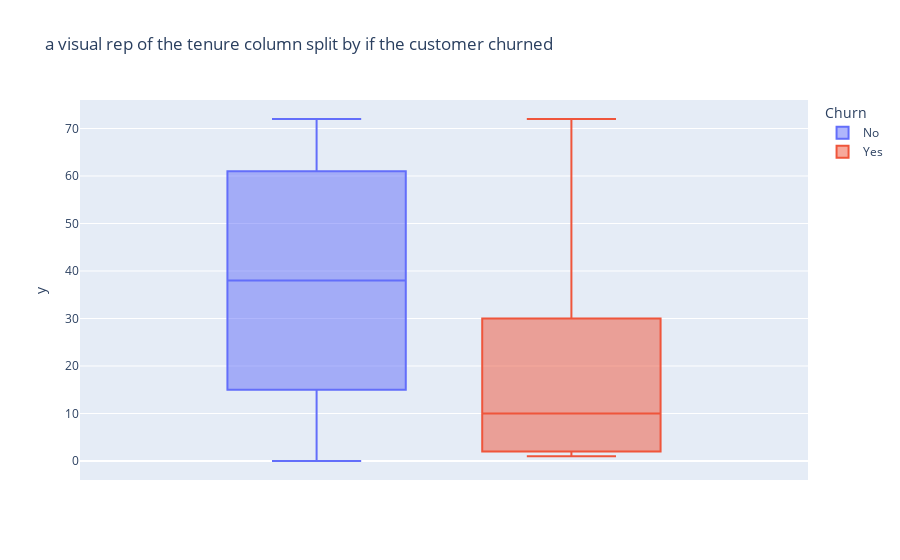
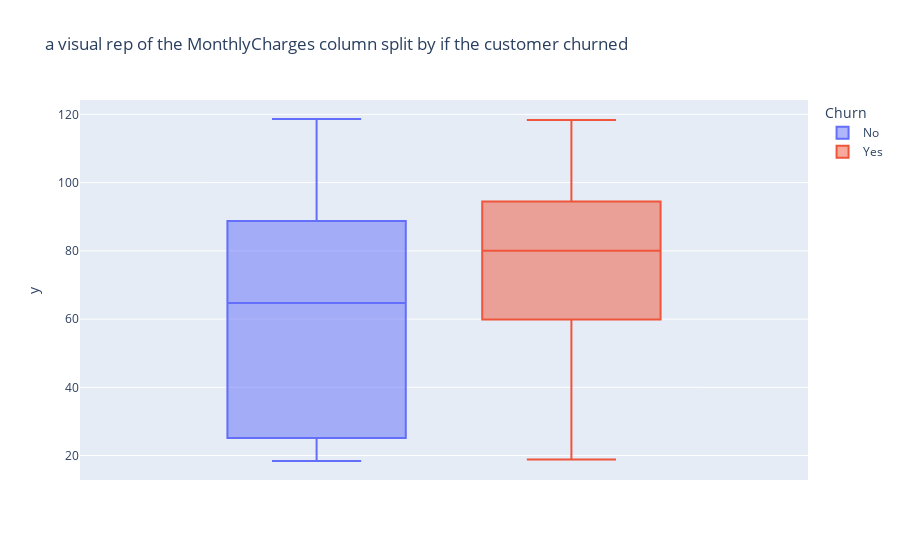
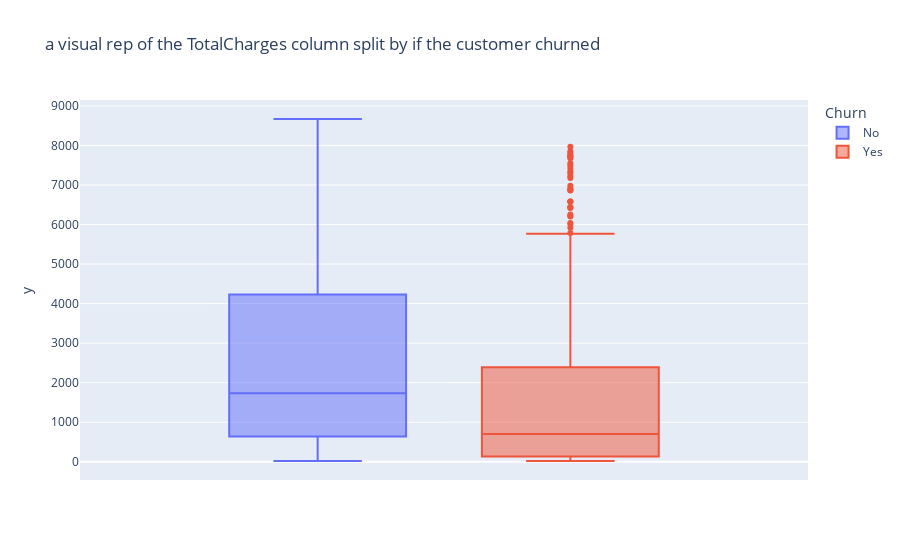

Here is the notebook cell these charts were saved with, in order:
### Markdown cell above
### **Bivariate Analysis**

### Code cell
for column in training_df.columns:
    if (training_df[column].dtype!='O') & (len(training_df[column].unique())>2):
         ##Visual rep of if the customer churned inside the columns
        fig = px.box(training_df[numeric],y=training_df[column],color=training_df['Churn'],labels={'color':'Churn'},title =
                     (f"a visual rep of the {column} column split by if the customer churned"))
        fig.show()

### Figure 1 — Plotly figure (JSON) as saved in the notebook; plotly's stock layout.template omitted (floating-point values rounded to 4 significant figures; data arrays with more than 128 entries replaced by an {"elided": "..."} marker saying what was removed)
{"data": [{"alignmentgroup": "True", "hovertemplate": "Churn=No<br>y=%{y}<extra></extra>", "legendgroup": "No", "marker": {"color": "#636efa"}, "name": "No", "notched": false, "offsetgroup": "No", "orientation": "v", "showlegend": true, "type": "box", "x0": " ", "xaxis": "x", "y": {"elided": "3707 int values"}, "y0": " ", "yaxis": "y"}, {"alignmentgroup": "True", "hovertemplate": "Churn=Yes<br>y=%{y}<extra></extra>", "legendgroup": "Yes", "marker": {"color": "#EF553B"}, "name": "Yes", "notched": false, "offsetgroup": "Yes", "orientation": "v", "showlegend": true, "type": "box", "x0": " ", "xaxis": "x", "y": {"elided": "1336 int values"}, "y0": " ", "yaxis": "y"}], "layout": {"boxmode": "group", "legend": {"title": {"text": "Churn"}, "tracegroupgap": 0}, "title": {"text": "a visual rep of the tenure column split by if the customer churned"}, "xaxis": {"anchor": "y", "domain": [0, 1]}, "yaxis": {"anchor": "x", "domain": [0, 1], "title": {"text": "y"}}}}

### Figure 2 — Plotly figure (JSON) as saved in the notebook; plotly's stock layout.template omitted (floating-point values rounded to 4 significant figures; data arrays with more than 128 entries replaced by an {"elided": "..."} marker saying what was removed)
{"data": [{"alignmentgroup": "True", "hovertemplate": "Churn=No<br>y=%{y}<extra></extra>", "legendgroup": "No", "marker": {"color": "#636efa"}, "name": "No", "notched": false, "offsetgroup": "No", "orientation": "v", "showlegend": true, "type": "box", "x0": " ", "xaxis": "x", "y": {"elided": "3707 float values"}, "y0": " ", "yaxis": "y"}, {"alignmentgroup": "True", "hovertemplate": "Churn=Yes<br>y=%{y}<extra></extra>", "legendgroup": "Yes", "marker": {"color": "#EF553B"}, "name": "Yes", "notched": false, "offsetgroup": "Yes", "orientation": "v", "showlegend": true, "type": "box", "x0": " ", "xaxis": "x", "y": {"elided": "1336 float values"}, "y0": " ", "yaxis": "y"}], "layout": {"boxmode": "group", "legend": {"title": {"text": "Churn"}, "tracegroupgap": 0}, "title": {"text": "a visual rep of the MonthlyCharges column split by if the customer churned"}, "xaxis": {"anchor": "y", "domain": [0, 1]}, "yaxis": {"anchor": "x", "domain": [0, 1], "title": {"text": "y"}}}}

### Figure 3 — Plotly figure (JSON) as saved in the notebook; plotly's stock layout.template omitted (floating-point values rounded to 4 significant figures; data arrays with more than 128 entries replaced by an {"elided": "..."} marker saying what was removed)
{"data": [{"alignmentgroup": "True", "hovertemplate": "Churn=No<br>y=%{y}<extra></extra>", "legendgroup": "No", "marker": {"color": "#636efa"}, "name": "No", "notched": false, "offsetgroup": "No", "orientation": "v", "showlegend": true, "type": "box", "x0": " ", "xaxis": "x", "y": {"elided": "3707 float values"}, "y0": " ", "yaxis": "y"}, {"alignmentgroup": "True", "hovertemplate": "Churn=Yes<br>y=%{y}<extra></extra>", "legendgroup": "Yes", "marker": {"color": "#EF553B"}, "name": "Yes", "notched": false, "offsetgroup": "Yes", "orientation": "v", "showlegend": true, "type": "box", "x0": " ", "xaxis": "x", "y": {"elided": "1336 float values"}, "y0": " ", "yaxis": "y"}], "layout": {"boxmode": "group", "legend": {"title": {"text": "Churn"}, "tracegroupgap": 0}, "title": {"text": "a visual rep of the TotalCharges column split by if the customer churned"}, "xaxis": {"anchor": "y", "domain": [0, 1]}, "yaxis": {"anchor": "x", "domain": [0, 1], "title": {"text": "y"}}}}
